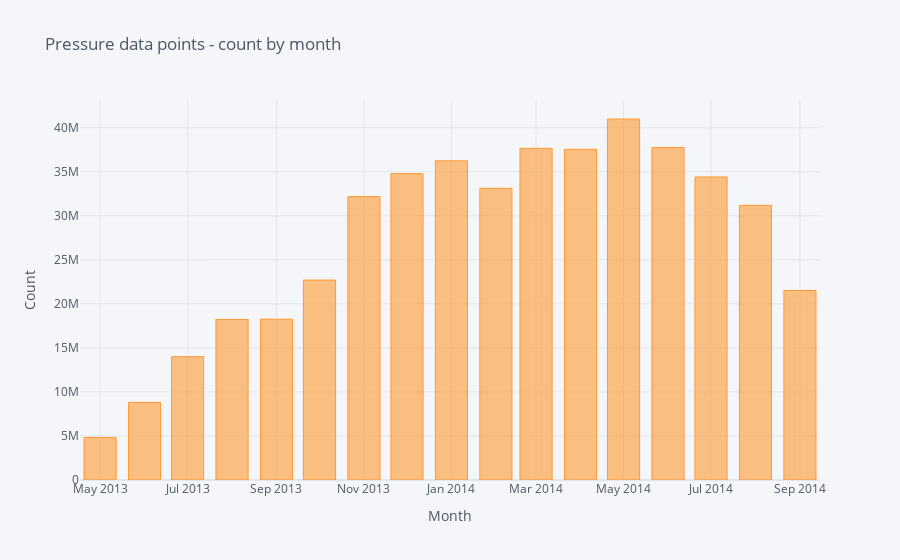

The code cell stored with this chart in its notebook:
### Markdown cell above
## Histogram - by month

### Code cell
df.sum().iplot(kind="bar", title="Pressure data points - count by month", 
               xTitle="Month", yTitle="Count")

### Figure 1 — Plotly figure (JSON) as saved in the notebook; plotly's stock layout.template omitted (floating-point values rounded to 4 significant figures)
{"data": [{"marker": {"color": "rgba(255, 153, 51, 0.6)", "line": {"color": "rgba(255, 153, 51, 1.0)", "width": 1}}, "name": "None", "orientation": "v", "text": "", "type": "bar", "x": ["2013-05-01", "2013-06-01", "2013-07-01", "2013-08-01", "2013-09-01", "2013-10-01", "2013-11-01", "2013-12-01", "2014-01-01", "2014-02-01", "2014-03-01", "2014-04-01", "2014-05-01", "2014-06-01", "2014-07-01", "2014-08-01", "2014-09-01"], "y": [4827065, 8821875, 14005040, 18232140, 18264219, 22706107, 32186272, 34792655, 36246515, 33132978, 37669593, 37564290, 40998197, 37754740, 34417002, 31197944, 21526314]}], "layout": {"legend": {"bgcolor": "#F5F6F9", "font": {"color": "#4D5663"}}, "paper_bgcolor": "#F5F6F9", "plot_bgcolor": "#F5F6F9", "title": {"font": {"color": "#4D5663"}, "text": "Pressure data points - count by month"}, "xaxis": {"gridcolor": "#E1E5ED", "showgrid": true, "tickfont": {"color": "#4D5663"}, "title": {"font": {"color": "#4D5663"}, "text": "Month"}, "zerolinecolor": "#E1E5ED"}, "yaxis": {"gridcolor": "#E1E5ED", "showgrid": true, "tickfont": {"color": "#4D5663"}, "title": {"font": {"color": "#4D5663"}, "text": "Count"}, "zerolinecolor": "#E1E5ED"}}}
